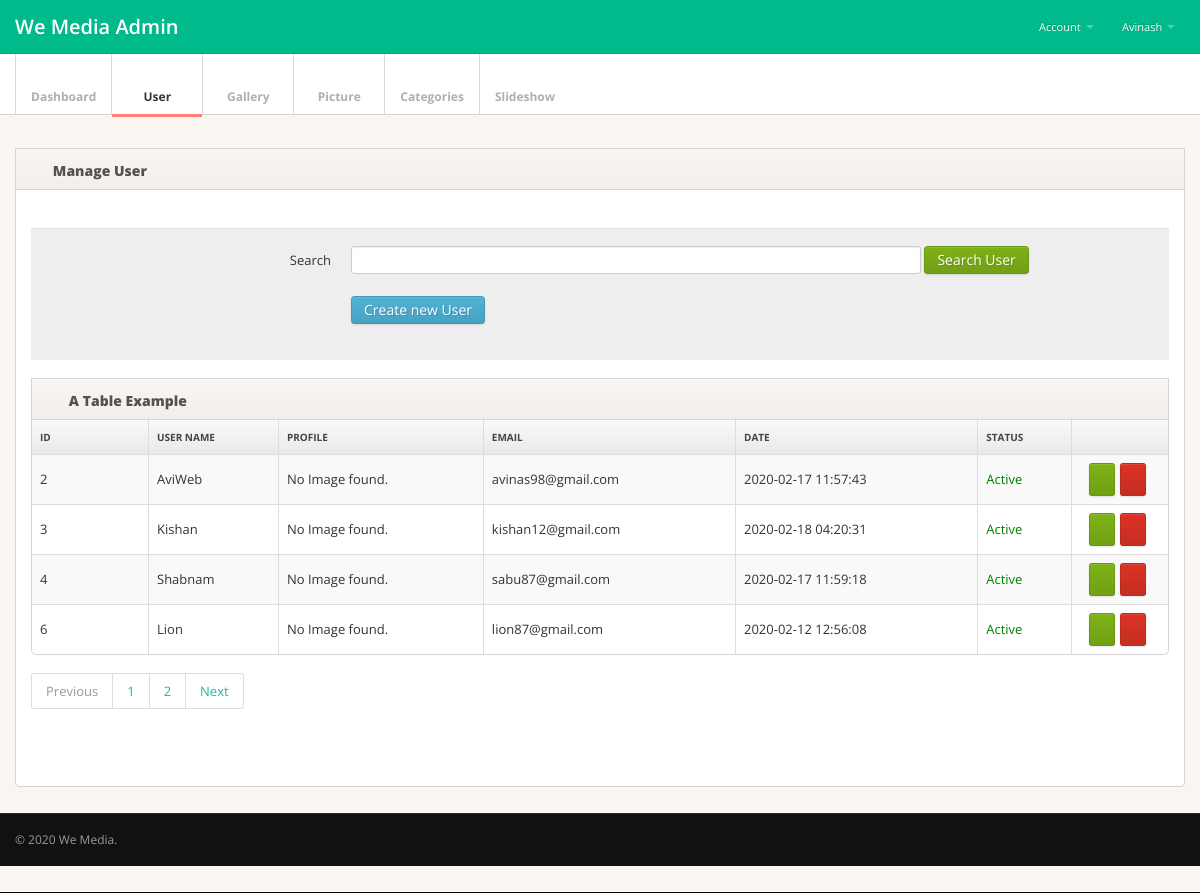
The page /Super_Admin/user.php (signed in) on the database as committed earlier.
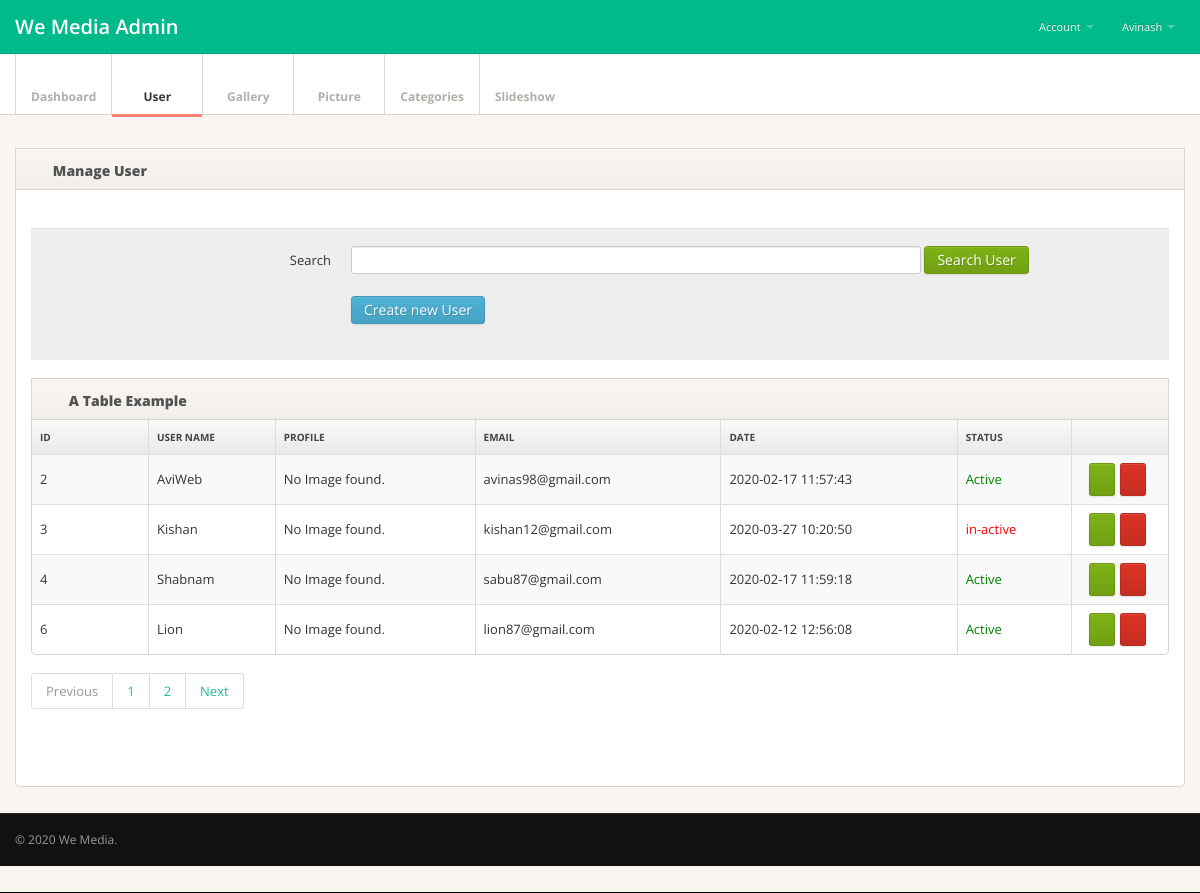
The same page on the database as committed later.
### tables this page shows
CREATE TABLE `tbl_module_user` (
  `id` int(5) NOT NULL,
  `user_name` varchar(30) NOT NULL,
  `image` varchar(30) NOT NULL,
  `first_name` varchar(30) NOT NULL,
  `last_name` varchar(30) NOT NULL,
  `email` varchar(50) NOT NULL,
  `password` text NOT NULL,
  `date` timestamp NOT NULL DEFAULT CURRENT_TIMESTAMP ON UPDATE CURRENT_TIMESTAMP,
  `status` tinyint(1) NOT NULL DEFAULT '1',
  `role` tinyint(1) NOT NULL DEFAULT '1'
);

### Super_Admin/engine/engine.php (called while the page is built, shortened)
<?php
$select="";
@$page=$_GET["page"];
  if($page=="" || $page==1)
  {
      @$page1=0;
  }
  else
  {
      @$page1=($page*5)-5;
  }
  if($type=='user'){
    $select= mysqli_query($con,"select * from tbl_module_$type limit $page1,5");
   }else{
       $select= mysqli_query($con,"select * from tbl_$type limit $page1,5");
   }
if(isset($_POST['search'])){
	if($_POST['keyword']==NULL){
    $error="Please Enter Hint Like ID or Title or caption to search ";
    $sql=$select;
  }
else{
  $searchkey = $_POST['keyword'];
  if($type=="picture" || $type=="slideshow"){
    $sql=mysqli_query($con,"select * from tbl_$type where caption like '%$searchkey%' or id like '%$searchkey%' and deletion='1'");
    }
    if($type=="gallery" || $type=="categories"){
      $sql=mysqli_query($con,"select * from tbl_$type where title like '%$searchkey%' or id like '%$searchkey%' and deletion='1'");
      }
      if($type=="qna"){
        $sql=mysqli_query($con,"select * from tbl_$type where question like '%$searchkey%' or id like '%$searchkey%' and deletion='1'");
        }
        if($type=="feedbcak"){
          $sql=mysqli_query($con,"select * from tbl_$type where subject like '%$searchkey%' or message like '%$searchkey%' or id like '%$searchkey%' and deletion='1'");
          }
          if($type=="user"){
            $sql=mysqli_query($con,"select * from tbl_module_$type where user_name like '%$searchkey%' or first_name like '%$searchkey%' or id like '%$searchkey%' or last_name like '%$searchkey%' or email like '%$searchkey%' and deletion='1'");
            }
}
}else{
  $sql=$select;
  }
?>

### Super_Admin/Manager/user/tbl.php (the view, shortened to what the changed rows need)
						<div class="tab-pane active" id="formcontrols">
						<form id="edit-profile" class="form-horizontal" action="<?php echo $_SERVER['PHP_SELF'];?>" method="post">
							<fieldset>
       								 <div class="widget widget-table action-table">
          									<div class="widget-content">
           							 <table class="table table-striped table-bordered">
              <thead>
                <tr>
                  <th style="width: 100px;"> Id </th>
                  <th> User Name</th>
                  <th>Profile</th>
                  <th> Email</th>
                  <th> Date</th>
                  <th>Status</th>
                  <th class="td-actions"> </th>
                </tr>
              </thead>
              <tbody>
              <?php
              while($row=mysqli_fetch_array($sql)){
              if($row['role']==3){
              }else{
              ?>
                <tr>
                  <td> <?php echo $row['id'];?> </td>
                  <td> <?php echo $row['user_name'];?> </td>
                  <td><?php
      if(file_exists($imgPath."/".$row['image']) && !empty($row['image'])){
?>
      <img src="<?php echo $imgPath."/".$row['image']; ?>" width="80"/>
      <?php
}else echo "No Image found.";
?></td>
                  <td> <?php echo $row['email'];?> </td>
                  <td> <?php echo $row['date'];?> </td>
                  <td>
<a href="?status=<?php echo $row['id']; ?>" style="color:<?php echo $row['status']?'green':'red'; ?>" onclick="return confirm('Are you sure to change the status of item?')">
<?php echo $row['status']?'Active':'in-active'; ?></td>
                  <td class="td-actions"><a href="?edit=<?php echo $row['id']; ?>" class="btn btn-small btn-success"><i class="btn-icon-only icon-pencil"> </i></a><a href="?del=<?php echo $row['id']; ?>" class="btn btn-danger btn-small"><i class="btn-icon-only icon-remove"> </i></a></td>
                </tr>
              <?php
              }
              }
              ?>
              </tbody>
            </table>
          </div>
        </div>
								</fieldset>
							</form>
						</div>

Rows that differ between the two databases and show on the page:
changed tbl_module_user "Kishan": date "2020-02-18 04:20:31" → "2020-03-27 10:20:50"; status 1 → 0 (drawn); role "Active" → "in-active"
